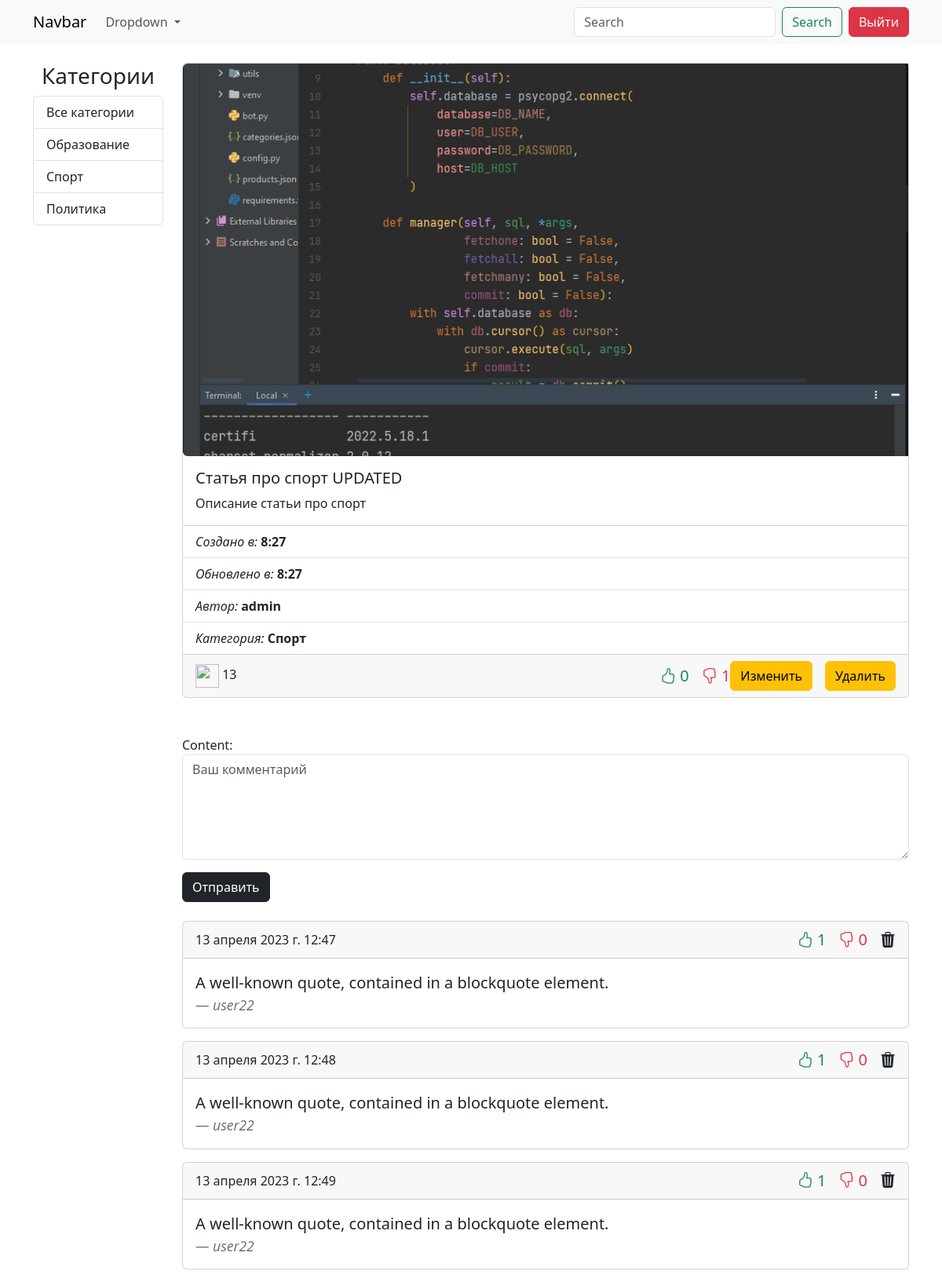
/posts/2/ (signed in), run on the app's committed database.
### blog_app/models.py (models this page shows, shortened)
class Category(models.Model):
    title = models.CharField(verbose_name="Название категории", max_length=150)
    def get_absolute_url(self):
        return reverse("category_posts", kwargs={"category_id": self.pk})
    def __str__(self):
        return self.title
    class Meta:
        verbose_name = "Категория"
        verbose_name_plural = "Категории"

class Post(models.Model):
    title = models.CharField(verbose_name="Заголовок статьи", max_length=100)
    content = models.TextField(verbose_name="Описание статьи")  # TEXT
    image = models.ImageField(verbose_name="Фото статьи", upload_to="photos/", blank=True, null=True)
    created_at = models.DateTimeField(verbose_name="Дата создания", auto_now_add=True)
    updated_at = models.DateTimeField(verbose_name="Дата обновления", auto_now_add=True)
    views = models.IntegerField(verbose_name="Кол-во просмотров", default=0)
    author = models.ForeignKey(to=User, on_delete=models.CASCADE, verbose_name="Автор")
    category = models.ForeignKey(to=Category, on_delete=models.CASCADE, verbose_name="Категория")
    class Meta:
        verbose_name = "Статья"
        verbose_name_plural = "Статьи"

class Comment(models.Model):  # author post created_at content
    author = models.ForeignKey(User, on_delete=models.CASCADE, related_name="comments", blank=True, null=True, default=None)
    post = models.ForeignKey(Post, on_delete=models.CASCADE, related_name="comments", blank=True, null=True, default=None)
    created_at = models.DateTimeField(auto_now_add=True)
    content = models.TextField()
    class Meta:
        verbose_name = "Комментарий"
        verbose_name_plural = "Комментарии"

### blog_app/views.py (the view)
# urls.py: path("posts/<int:post_id>/", views.post_detail, name="post_detail"),  # http://127.0.0.1:8000/posts/1
def post_detail(request, post_id):
    post = Post.objects.get(pk=post_id)
    comments = post.comments.filter(post=post)
    try:
        post.likes
    except Exception as e:
        Like.objects.create(post=post)
    try:
        post.dislikes
    except Exception as e:
        DisLike.objects.create(post=post)
    likes_count = post.likes.user.all().count()
    comments_likes_count = sum([comment.likes.user.all().count() for comment in post.comments.all()])
    comments_dislikes_count = sum([comment.dislikes.user.all().count() for comment in post.comments.all()])
    dislikes_count = post.dislikes.user.all().count()
    if request.session.session_key:
        request.session.save()
    session_key = request.session.session_key
    is_viewed = PostCountViews.objects.filter(post=post, session_id=session_key)
    if is_viewed.count() == 0 and str(session_key) != "None":
        views = PostCountViews()
        views.session_id = session_key
        views.post = post
        views.save()
        post.views += 1
        post.save()
    if request.method == "POST":
        form = CommentForm(data=request.POST)
        if form.is_valid():
            form = form.save(commit=False)
            form.post = post
            form.author = request.user
            form.save()
            try:
                form.likes
            except Exception as e:
                Like.objects.create(comment=form)
            try:
                form.dislikes
            except Exception as e:
                DisLike.objects.create(comment=form)
            return redirect("post_detail", post.pk)
    else:
        form = CommentForm()
    context = {
        "post": post,
        "form": form,
        "comments": comments,
        "likes_count": likes_count,
        "dislikes_count": dislikes_count,
        "comments_likes_count": comments_likes_count,
        "comments_dislikes_count": comments_dislikes_count
    }
    return render(request, "blog_app/post_detail.html", context)

### blog_app/forms.py
class CommentForm(forms.ModelForm):
    class Meta:
        model = Comment
        fields = ["content"]
        widgets = {
            "content": forms.Textarea(attrs={
                "class": "form-control",
                "placeholder": "Ваш комментарий",
                "rows": 5
            })
        }

### blog_app/templatetags/custom_tags.py (called while the page is built)
@register.simple_tag()
def get_categories():
    categories = Category.objects.all()
    return categories

### blog_app/templates/blog_app/post_detail.html (shortened to what this page needs)
{% extends 'base.html' %}
{% block content %}
<div class="card mb-3">
    {% if post.image %}
    <img src="{{ post.image.url }}" class="rounded-start object-fit-cover" alt="..." height="500">
    {% endif %}
    <div class="card-body">
        <h5 class="card-title">{{ post.title }}</h5>
        <p class="card-text">{{ post.content }}</p>
    </div>
    <ul class="list-group list-group-flush">
        <li class="list-group-item">
            <i>Создано в:</i> <b>{{ post.created_at.time }}</b>
        </li>
        <li class="list-group-item">
            <i>Обновлено в:</i> <b>{{ post.updated_at.time }}</b>
        </li>
        <li class="list-group-item">
            <i>Автор:</i> <b>{{ post.author }}</b>
        </li>
        <li class="list-group-item">
            <i>Категория:</i> <b>{{ post.category }}</b>
        </li>
    </ul>
    <div class="card-footer d-flex justify-content-between align-items-center">
        <div>
            <img src="https://cdn-icons-png.flaticon.com/512/535/535193.png" alt="" width="30" height="30">
            {{ post.views }}
        </div>
        {% if  request.user.is_authenticated and not request.user == post.author and not request.user.is_superuser %}
        <div class="ms-auto d-flex gap-3 fs-5">
            <a class="text-success text-decoration-none "
               href="{% url 'add_vote' obj_type='post' obj_id=post.pk action='add_like' %}">
                <i class="bi bi-hand-thumbs-up"></i>
                <span>{{ likes_count }}</span>
            </a>
            <a class="text-danger text-decoration-none"
               href="{% url 'add_vote' obj_type='post' obj_id=post.pk action='add_dislike' %}">
                <i class="bi bi-hand-thumbs-down"></i>
                <span>{{ dislikes_count }}</span>
            </a>
        </div>
        {% endif %}
        {% if request.user.is_authenticated or request.user.is_superuser or request.user == post.author %}
        <div class="d-flex gap-3">
            <a href="{% url 'update' post.pk %}" class="btn btn-warning">Изменить</a>
            <a href="{% url 'delete' post.pk %}" class="btn btn-warning">Удалить</a>
        </div>
        {% endif %}
    </div>
</div>
<div class="mt-5">
    {% if request.user.is_authenticated %}
    <form action="" method="post">
        {{ form }}
        <button class="btn btn-dark mt-3">Отправить</button>
    </form>
    <div class="mt-4">
        {% for comment in comments %}
        <div class="card mb-3">
            <div class="card-header d-flex align-items-center">
                {{ comment.created_at }}
                {% if  request.user.is_authenticated and not request.user == post.author and not request.user.is_superuser %}
                <div class="ms-auto d-flex gap-3 fs-5">
                    <a class="text-success text-decoration-none "
                       href="{% url 'add_vote' obj_type='comment' obj_id=comment.pk action='add_like' %}">
                        <i class="bi bi-hand-thumbs-up"></i>
                        <span>{{ comments_likes_count }}</span>
                    </a>
                    <a class="text-danger text-decoration-none"
                       href="{% url 'add_vote' obj_type='comment' obj_id=comment.pk action='add_dislike' %}">
                        <i class="bi bi-hand-thumbs-down"></i>
                        <span>{{ comments_dislikes_count }}</span>
                    </a>
                    <i class="bi bi-trash3-fill"></i>
                </div>
                {% endif %}
            </div>
            <div class="card-body">
                <blockquote class="blockquote mb-0">
                    <p>A well-known quote, contained in a blockquote element.</p>
                    <footer class="blockquote-footer"><cite title="{{ comment.author }} ">{{ comment.author }}</cite>
                    </footer>
                </blockquote>
            </div>
        </div>
        {% empty %}
        <h3>Нeт комментариев</h3>
        {% endfor %}
    </div>
</div>
{% endblock content %}

### templates/base.html (shortened to what this page needs)
{% load custom_tags %}
<!doctype html>
<html lang="en">
<head>
    <link rel="stylesheet" href="https://cdn.jsdelivr.net/npm/bootstrap@5.3.0-alpha1/dist/css/bootstrap.min.css">
    <link rel="stylesheet" href="https://cdn.jsdelivr.net/npm/bootstrap-icons@1.10.2/font/bootstrap-icons.css">
</head>
<body>
{% include 'components/_header.html' %}
<main>
    <div class="container">
        <div class="row justify-content-center">
            {% if request.path != '/login/' and request.path != '/registration/' %}
            <div class="col-2">
                <h3 class="text-center">Категории</h3>
                <div class="list-group">
                    {% get_categories as categories %}
                    <a href="{% url 'home' %}" class="list-group-item list-group-item-action">Все категории</a>
                    {% for category in categories %}
                    <a href="{{ category.get_absolute_url }}" class="list-group-item list-group-item-action">
                        {{ category }}
                    </a>
                    {% endfor %}
                </div>
            </div>
            {% endif %}
            {% if request.path != '/login/' and request.path != '/registration/' %}
            <div class="col-10">
            {% else %}
            <div class="col-4">
            {% endif %}
                {% block content %}
                {% endblock content %}
                </div>
            </div>
        </div>
</main>
</body>
</html>

### data on the page
Category: title "Образование"
Category: title "Спорт"
Category: title "Политика"
Post: image (picture), title "Статья про спорт UPDATED", content "Описание статьи про спорт", created_at.time "8:27", updated_at.time "8:27", author "admin", category "Спорт", views "13"
Comment: created_at "13 апреля 2023 г. 12:47", id "1", comments_dislikes_count "0", author "user22"
Comment: created_at "13 апреля 2023 г. 12:48", comments_likes_count "1", comments_dislikes_count "0", author "user22"
Comment: created_at "13 апреля 2023 г. 12:49", comments_likes_count "1", comments_dislikes_count "0", author "user22"

### other printed values
{{ likes_count }} "0"
{{ dislikes_count }} "1"
